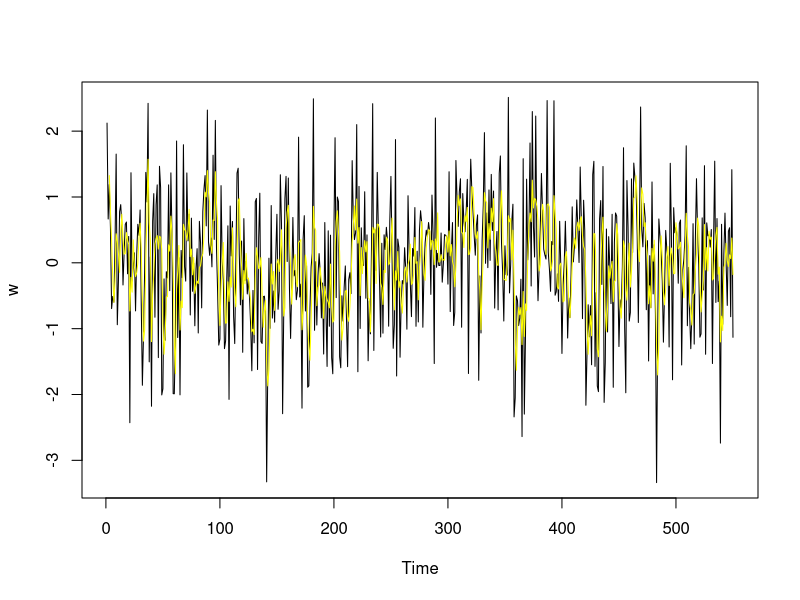
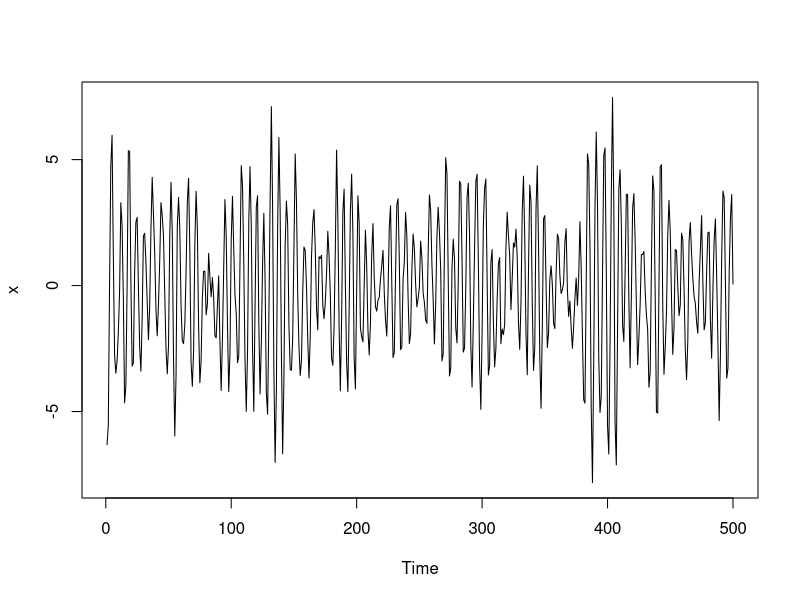
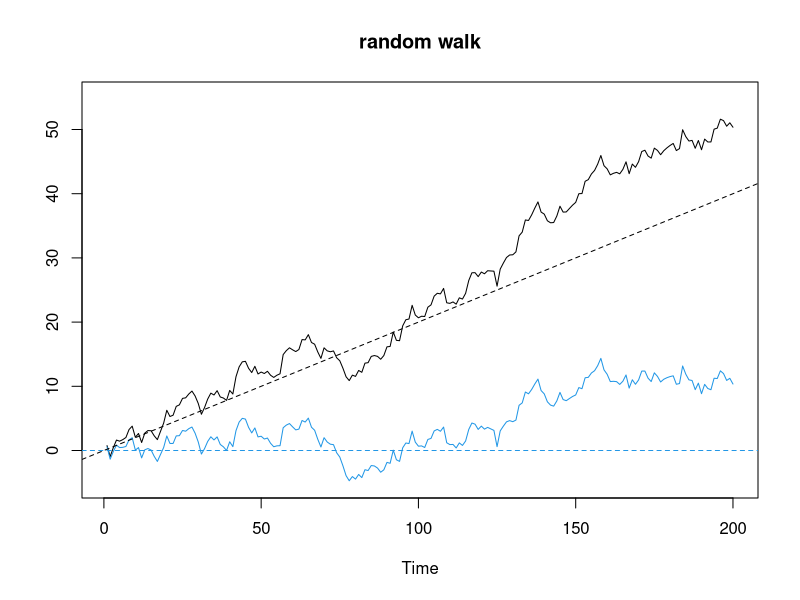
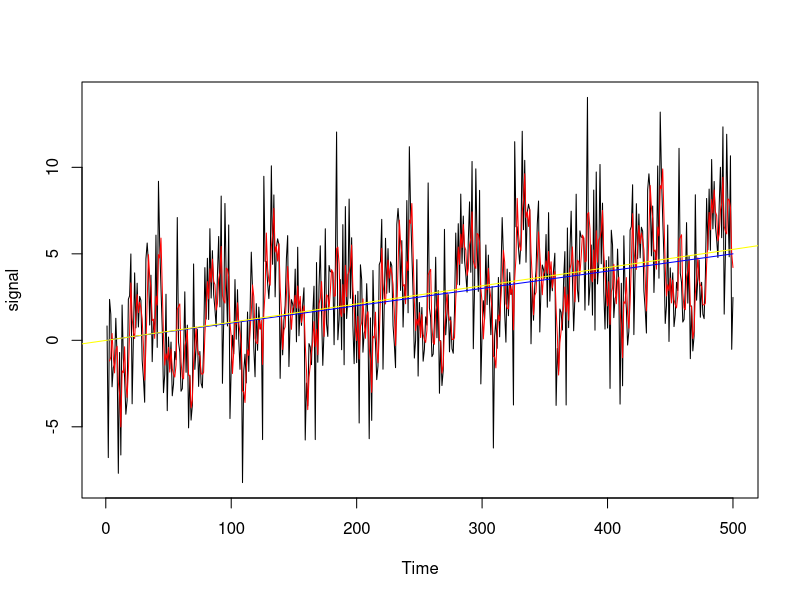
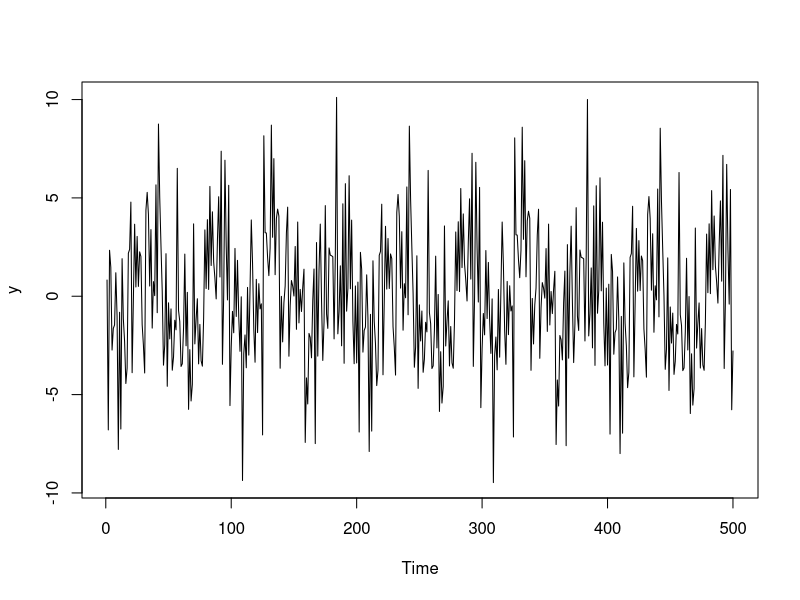
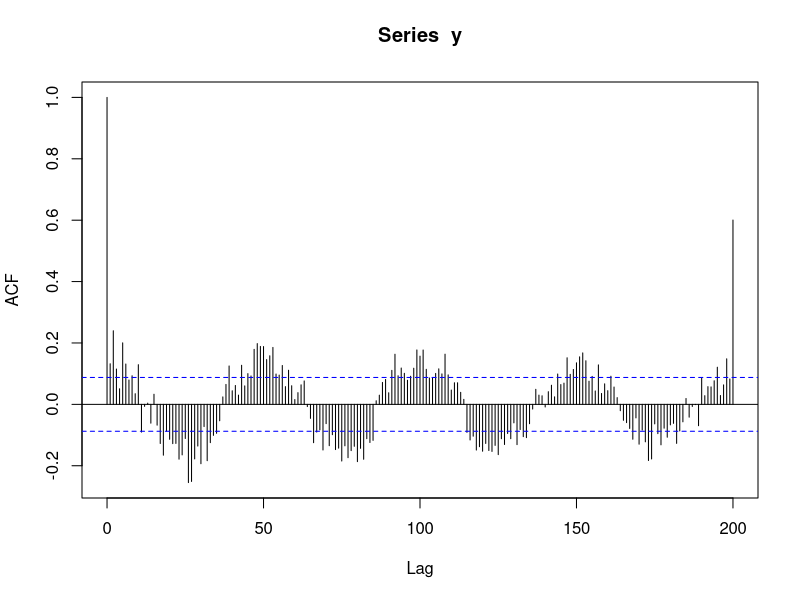
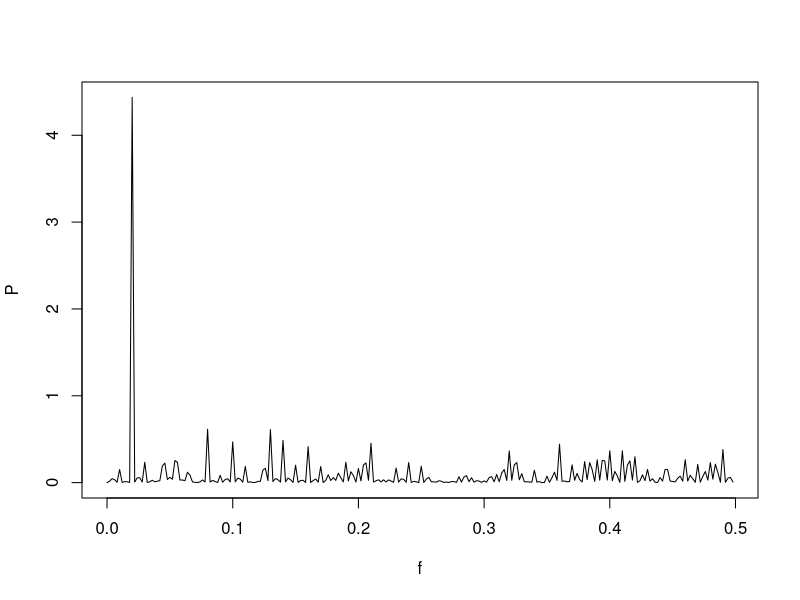
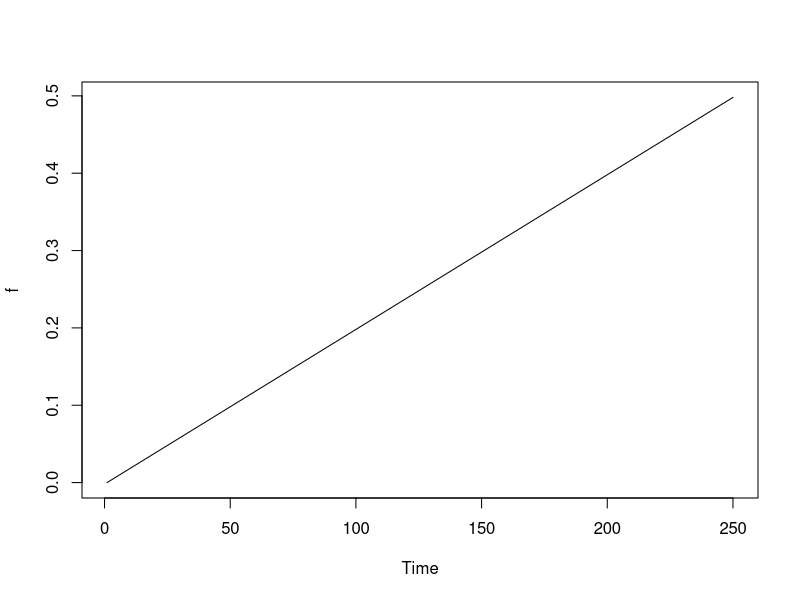

These figures' R source, in order: (Note: this script raises an error after producing the figures.)
npoints<-550
size<-3
# white noise ----------------------------------------------------------
w = rnorm(npoints,0,1)
plot.ts(w)
var(w)

ww=lag(w,1)
cov(w,ww)

# moving average of white noise ----------------------------------------
v=filter(w,sides=1,filter=rep(1/size,size))
lines(v,col='yellow')




# autoregressive model ------------------------------------------------- 
x=filter(w,filter=c(1,-.9),method='recursive')[-(1:50)]
plot.ts(x)

# random walk with drift -----------------------------------------------
drift = .2
set.seed(154)
w=rnorm(200,0,1)
x=cumsum(w)
wd=w+drift
xd=cumsum(wd)
plot.ts(xd,ylim=c(-5,55),main="random walk",ylab='')
lines(x,col=4)
abline(h=0,col=4,lty=2)
abline(a=0,b=drift,lty=2)

# periodic component ----------------------------------------------------
cs     = 2*cos(2*pi*1:500/50+.6*pi)
wd     = 3*w
x      = seq(1:500)
xx     = .01*x

signal = cs + wd + xx

plot.ts(signal)
v=filter(signal,sides=1,filter=rep(1/size,size))
lines(v,col='red')
lines(xx, col = 'blue')


reg=lm(signal~x)
abline(reg,col="yellow")

y = residuals(reg)
plot.ts(y)
acf(y,lag=200,lwd=1)

I<-abs(fft(y)^2)/500
P=(4/500)*I[1:250]
f=0:249/500
plot(f,P,type='l')





plot.ts(f)

set.seed(90210)
x=rnorm(100)
y=lag(x,5)+rnorm(100)
ccf(x,y,ylab='CCovF',type='covariance')


#set.seed(101010)
x1=2*rbinom(11,1,.5)-1
x2=2*rbinom(10001,1,.5)-1
y1 = 5 +filter(x1, sides=1, filter=c(1,-.7))[-1]
y2 = 5 +filter(x2, sides=1, filter=c(1,-.7))[-1]
#plot.ts(y1, type='s')
#plot.ts(y2, type='s')
acf(y1, lag.max=4, plot=FALSE)
acf(y2, lag.max=4, plot=FALSE)

dev.new()
persp(1:64, 1:36, soiltemp, phi=30, theta=30,scale=FALSE,expand=4,ticktype='detailed',xlab='rows',ylab='average temperature')


s=seq(50,100)
s
y = c(rep(0,50), s-50)
y
plot.ts(y)

w = rnorm(100)
st = c(rep(0,100), 10*exp(-(1:100)/20)*cos(2*pi*1:100/4))
plot.ts(st+.2*w)

